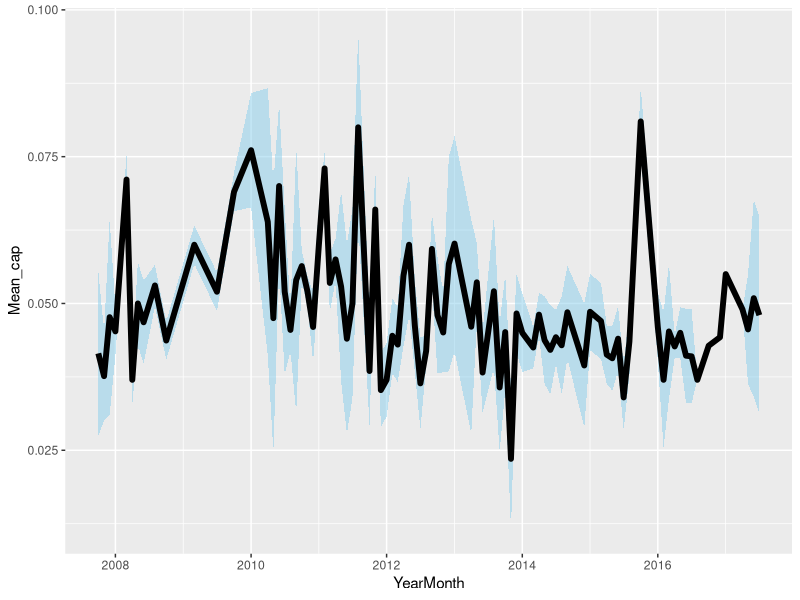
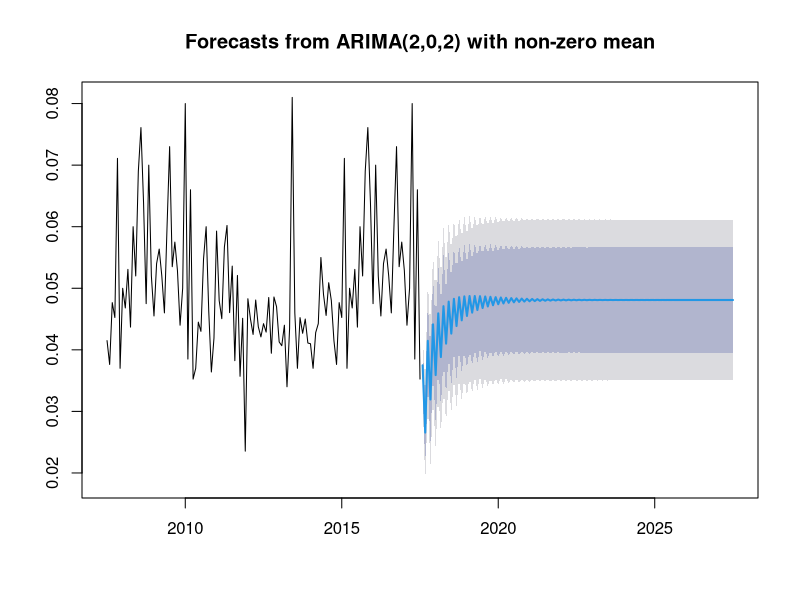
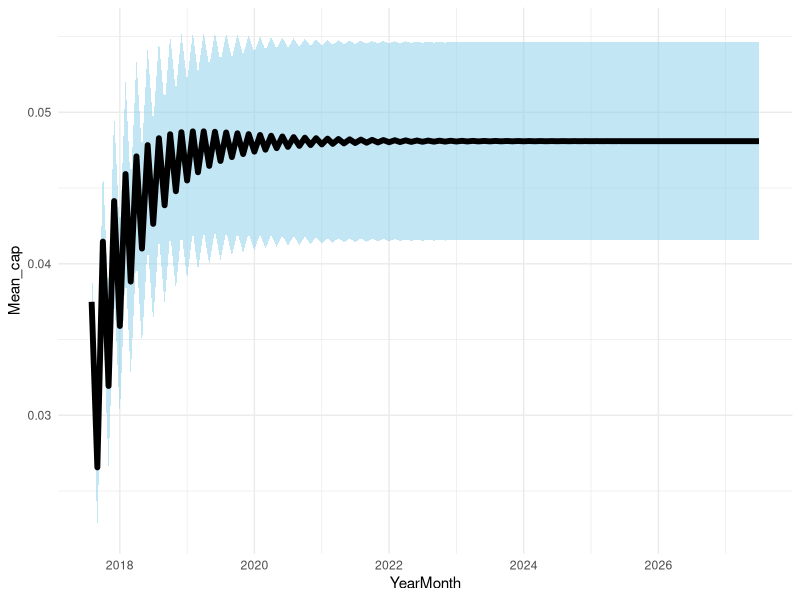
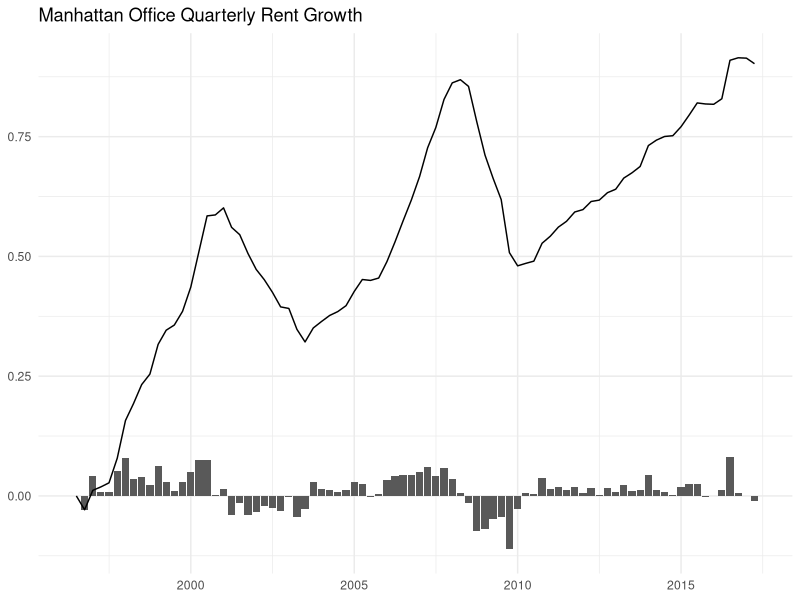
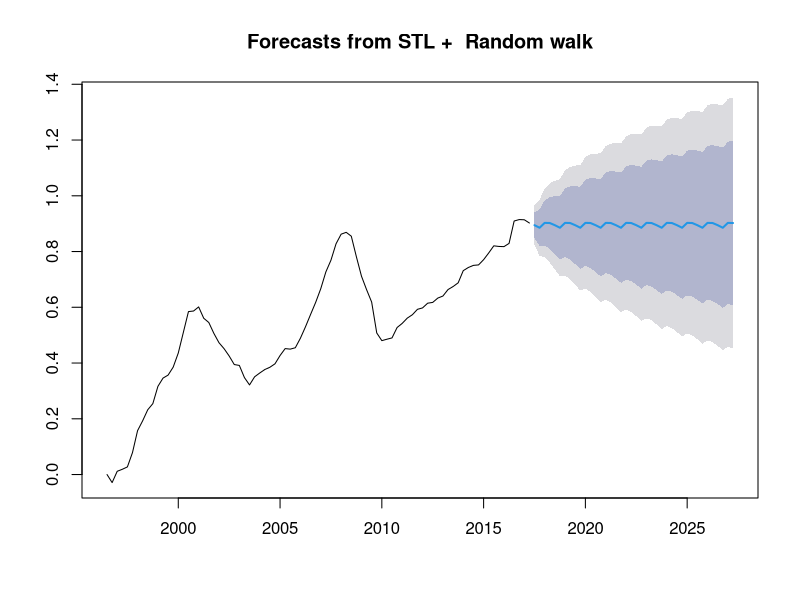
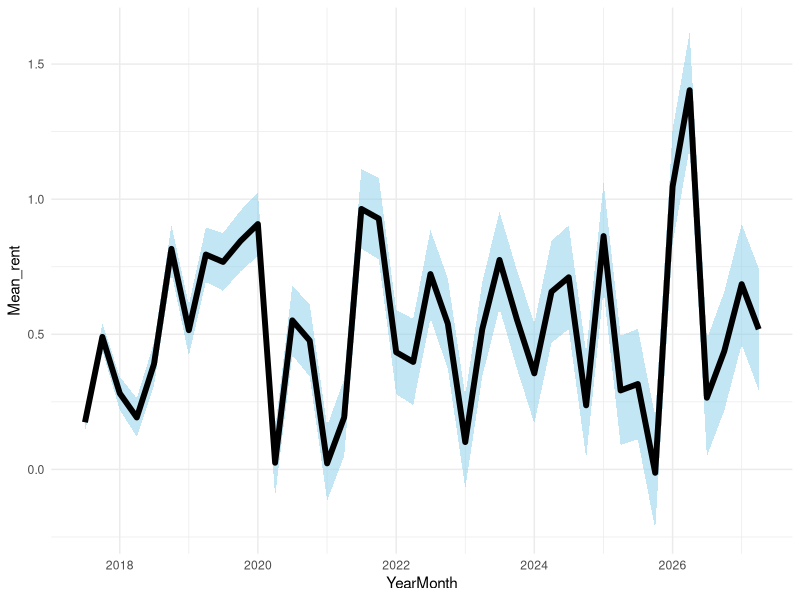
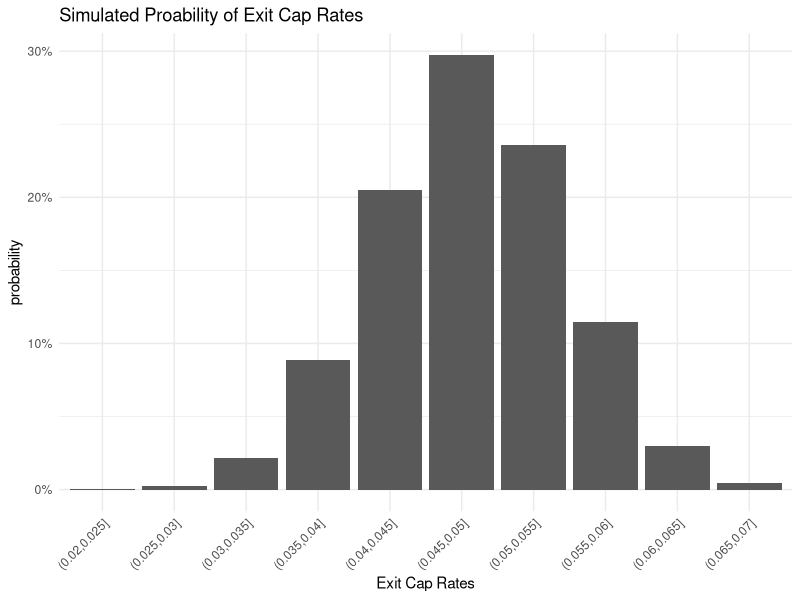
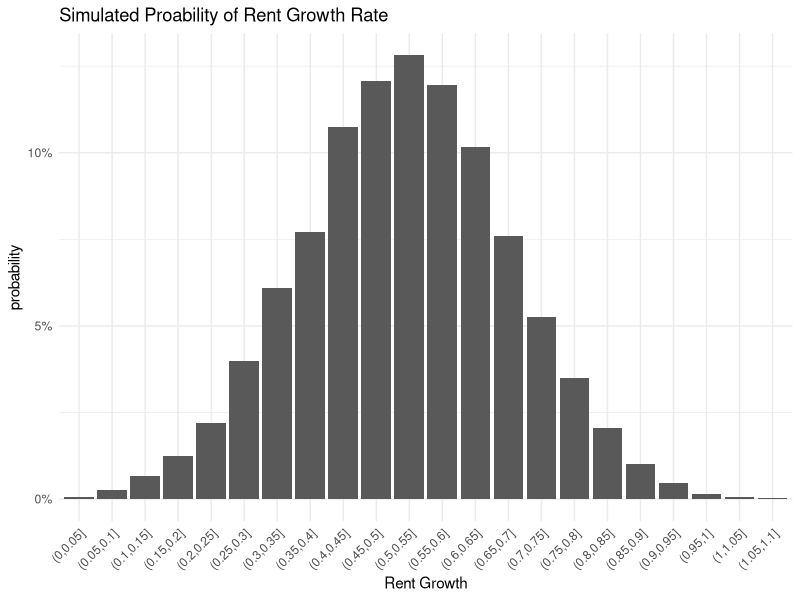

The R source for these figures, in order:
## ---- chunk 1
rm(list=ls())
knitr::opts_chunk$set(
	echo = TRUE,
	message = FALSE,
	warning = FALSE
)

library(tidyverse)
library(stringr)
library(forecast)
library(zoo)


set.seed(608)
## ---- chunk 2
# a fictitious purchase price
purchase_price <- 31500000

# years to hold the property
year_hold <- 10

# current year NOI
current_NOI <- 1200000

# input the number simulations to run
n_sims <- 10000

## ---- chunk 3
# Exit Cap data from RCA
RCA_trxns <- read_csv("data/RCA_manhat_office_trxs.csv")

RCA_trxns <- RCA_trxns %>% mutate(Date = as.Date(Date, format = "%m/%d/%y"))

manhat_office_caps <- 
  RCA_trxns %>% select(`Cap Rate`, Date) %>% filter(!is.na(`Cap Rate`)) %>% 
  mutate(Year = lubridate::year(Date)
         , Month = lubridate::month(Date)
         , YearMonth = as.Date(paste(Year,Month,"01",sep="-"), format = "%Y-%m-%d"))

head(manhat_office_caps)

## ---- chunk 4
cap_rate_means <- 
  manhat_office_caps %>% 
  group_by(YearMonth) %>% 
  summarise(Mean_cap = mean(`Cap Rate`, na.rm = T)
           , SD_cap = sd(`Cap Rate`, na.rm = T)
           , count = n()
           ) %>% 
  mutate(SD_cap = zoo::na.locf(SD_cap, na.rm = T))

# visualize exit cap rates and standard deviations over time (Office, Manhattan)
cap_rate_means %>% 
  mutate(upper_sd = Mean_cap+SD_cap, lower_sd = Mean_cap - SD_cap) %>% 
  ggplot()+
  aes(x = YearMonth, y = Mean_cap)+
  geom_ribbon(aes(ymin = lower_sd, ymax = upper_sd), alpha = 0.5, fill = "skyblue")+
  geom_line(size = 2, color = "black")
## ---- chunk 5
# forecasting exit cap rates 10 years
cap_rate_means_ts <- ts(cap_rate_means$Mean_cap, start = c(2007,7), end = c(2017,7), frequency = 12)
mod <- cap_rate_means_ts %>% smooth() %>% auto.arima()
cap_for <- forecast(cap_rate_means_ts, model = mod, h = 12*year_hold)
plot(cap_for)
## ---- chunk 6
# extract the point forecasts into a dataframe
# 95% CI is 2 standard deviations, so, 95% CI/2  = one SD
date_seq <- seq.Date(from = as.Date("08-2017-01", format = "%m-%Y-%d")
                     , to = as.Date("07-2027-01", format = "%m-%Y-%d")
                     , by= "month")

cap_forc_data <- 
  tibble("YearMonth" = date_seq
         , "Mean_cap" = as.numeric(cap_for$mean)
         , "SD_cap" = as.numeric(cap_for$upper[,2]-as.numeric(cap_for$mean))/2
         ) %>% 
  mutate("Lower_bound" = Mean_cap - SD_cap, "Upper_bound" = Mean_cap + SD_cap) 

# visualize the forecasts + SD
cap_forc_data %>% 
  ggplot()+
  aes(x = YearMonth, y = Mean_cap, ymin = Lower_bound, ymax = Upper_bound)+
  geom_ribbon(alpha = 0.5, fill = "skyblue")+
  geom_line(size = 2, color = "black")+
  theme_minimal()

## ---- chunk 7
# Office rent data from CoStar
costar_manhat_office <- read_csv("data/Costar_office_manhat_stats.csv")

office_rents <- 
  costar_manhat_office %>% 
  filter(Quarter!="QTD") %>% 
  mutate(Year = str_replace(Quarter," Q[0-9]","")
         , Quart = str_extract(Quarter,"Q[0-9]")
         , YearQuarter = lubridate::yq(paste(Year,Quart))
         ) %>% 
  select(YearQuarter,`Office Gross Rent Overall`) %>% 
  arrange(YearQuarter) %>% 
  mutate(QoQ = (`Office Gross Rent Overall`-lag(`Office Gross Rent Overall`,1))/lag(`Office Gross Rent Overall`,1)) %>% 
  mutate(QoQ = if_else(is.na(QoQ),0,QoQ)) %>% 
  mutate(Cumlative_RG = cumsum(QoQ))

head(office_rents)

## ---- chunk 8
office_rents %>% 
  ggplot()+
  aes(x = YearQuarter, y = QoQ)+
  geom_col()+
  geom_line(aes(y = Cumlative_RG))+
  theme_minimal()+
  labs(title = "Manhattan Office Quarterly Rent Growth"
       , y = NULL
       , x = NULL)
## ---- chunk 9

rent_growth_means_ts <- ts(office_rents$Cumlative_RG, start = c(1996,3), end = c(2017,2), frequency = 4)

fit <- stl(rent_growth_means_ts, s.window="periodic", t.window = 4, l.window = 10)
fcast <- forecast(fit, method="naive", h = 4*year_hold)
plot(fcast)
## ---- chunk 10
# extract the point forecasts into a dataframe
# 95% CI is 2 standard deviations, so, 95% CI/2  = one SD
date_seq2 <- seq.Date(from = as.Date("07-2017-01", format = "%m-%Y-%d"), to = as.Date("04-2027-01", format = "%m-%Y-%d"), by= "quarter")
rent_forc_data <- 
  tibble("YearMonth" = date_seq2
         , "Mean_rent" = as.numeric(fcast$mean)
         , "SD_rent" = (fcast$upper[,2]-fcast$mean)/2
         ) %>% 
  mutate("Lower_bound" = Mean_rent - SD_rent, "Upper_bound" = Mean_rent + SD_rent) 


# adjust rent growth data so that it is growth relative to today
set.seed(2017)
rent_forc_data <- 
  rent_forc_data %>% 
  mutate(rent_adj = (row_number()*0.5)*rnorm(n = nrow(rent_forc_data), mean = 0.5, sd = 0.2)) %>% 
  mutate(rent_adj = rnorm(n = nrow(rent_forc_data), mean = 0.5, sd = 0.3)) %>% 
  mutate(Mean_rent = Mean_rent + rent_adj, SD_rent = SD_rent + rent_adj, Lower_bound = Lower_bound + rent_adj, Upper_bound = Upper_bound + rent_adj) %>% 
  mutate_at(vars(Mean_rent:Upper_bound), .funs = function(x) x - (office_rents$Cumlative_RG[which(office_rents$YearQuarter==max(office_rents$YearQuarter))])) 

# visualize the forecasts + SD
rent_forc_data %>% 
  ggplot()+
  aes(x = YearMonth, y = Mean_rent, ymin = Lower_bound, ymax = Upper_bound)+
  geom_ribbon(alpha = 0.5, fill = "skyblue")+
  geom_line(size = 2, color = "black")+
  theme_minimal()

## ---- chunk 11

# isolate the exit year:
exit_year_data_cap <- cap_forc_data %>% filter(row_number()==year_hold*12) #monthly
exit_year_data_rents <- rent_forc_data %>% filter(row_number()==year_hold*4) #quarterly

## ---- chunk 12

exit_caps_sim <- abs(rnorm(n = n_sims, mean = exit_year_data_cap$Mean_cap, sd = exit_year_data_cap$SD_cap))

exit_caps_sim %>% 
  as_data_frame() %>% 
  mutate(buckets = cut(value,breaks = seq(0,max(.),by=0.005))) %>% 
  group_by(buckets) %>% 
  summarise(count = n()) %>% 
  filter(!is.na(buckets)) %>% 
  mutate(probability = count/sum(count)) %>% 
  ggplot()+
  aes(x = buckets, y = probability)+
  geom_col()+
  theme_minimal()+
  theme(axis.text.x = element_text(angle = 45, hjust = 1))+
  scale_y_continuous(labels = scales::percent)+
  labs(title = "Simulated Proability of Exit Cap Rates"
       , x = "Exit Cap Rates")
## ---- chunk 13
exit_year_rents_sim <- rnorm(n = n_sims, mean = exit_year_data_rents$Mean_rent, sd = abs(exit_year_data_rents$SD_rent))
## ---- chunk 14

exit_year_rents_sim %>% 
  as_data_frame() %>% 
  filter(is.finite(value)) %>% 
  mutate(buckets = cut(value
                       ,breaks = seq(from = 0, to = range(exit_year_rents_sim)[2],by=0.05)
                       )
         ) %>% 
  group_by(buckets) %>% 
  summarise(count = n()) %>% 
  filter(!is.na(buckets)) %>% 
  mutate(probability = count/sum(count)) %>% 
  ggplot()+
  aes(x = buckets, y = probability)+
  geom_col()+
  theme_minimal()+
  theme(axis.text.x = element_text(angle = 45, hjust = 1))+
  scale_y_continuous(labels = scales::percent)+
  labs(title = "Simulated Proability of Rent Growth Rate"
       , x = "Rent Growth")
  
  
## ---- chunk 15
exit_year_noi_sim <- (exit_year_rents_sim*current_NOI)+current_NOI

exit_year_noi_sim  %>% 
  as_data_frame() %>% 
  mutate(buckets = cut(value,breaks = seq(0,max(.),by=250000)
                       )
         ) %>% 
    group_by(buckets) %>% 
    summarise(count = n()) %>% 
    filter(!is.na(buckets)) %>% 
    mutate(probability = count/sum(count)) %>% 
    ggplot()+
    aes(x = buckets, y = probability)+
    geom_col()+
    theme_minimal()+
    theme(axis.text.x = element_text(angle = 45, hjust = 1))+
    scale_y_continuous(labels = scales::percent)+
    labs(title = "Simulated Proability of Exit Year NOI"
         , x = "NOI ($ Millions)")
## ---- chunk 16
sale_price_sim <- exit_year_noi_sim/exit_caps_sim

summary(sale_price_sim)

sale_price_sim %>% 
 as_data_frame() %>% 
  mutate(buckets = cut(value, breaks = seq(0,max(.),by=10000000))) %>% 
    group_by(buckets) %>% 
    summarise(count = n()) %>% 
    filter(!is.na(buckets)) %>% 
    mutate(probability = count/sum(count)) %>% 
    ggplot()+
    aes(x = buckets, y = probability)+
    geom_col()+
    theme_minimal()+
    theme(axis.text.x = element_text(angle = 45, hjust = 1))+
    scale_y_continuous(labels = scales::percent)+
    labs(title = "Simulated Proability of Exit Year Sales Price"
         , x = "Exit Sale Price")

## ---- chunk 17

ROI <- round((sale_price_sim - purchase_price)/purchase_price,2)

ROI %>% 
  as_data_frame() %>% 
  mutate(buckets = round(value,1)) %>% 
  group_by(buckets) %>% 
  summarise(count = n()) %>% 
  filter(!is.na(buckets)) %>% 
  mutate(probability = count/sum(count)) %>% 
  ggplot()+
  aes(x = buckets, y = probability)+
  geom_col()+
  theme_minimal()+
  scale_x_continuous(breaks = seq(0,6,by=1), labels = scales::percent)+
  scale_y_continuous(labels = scales::percent)+
  labs(title = "Simulated Proability of Exit Year ROI"
       , x = "10 Year ROI")

